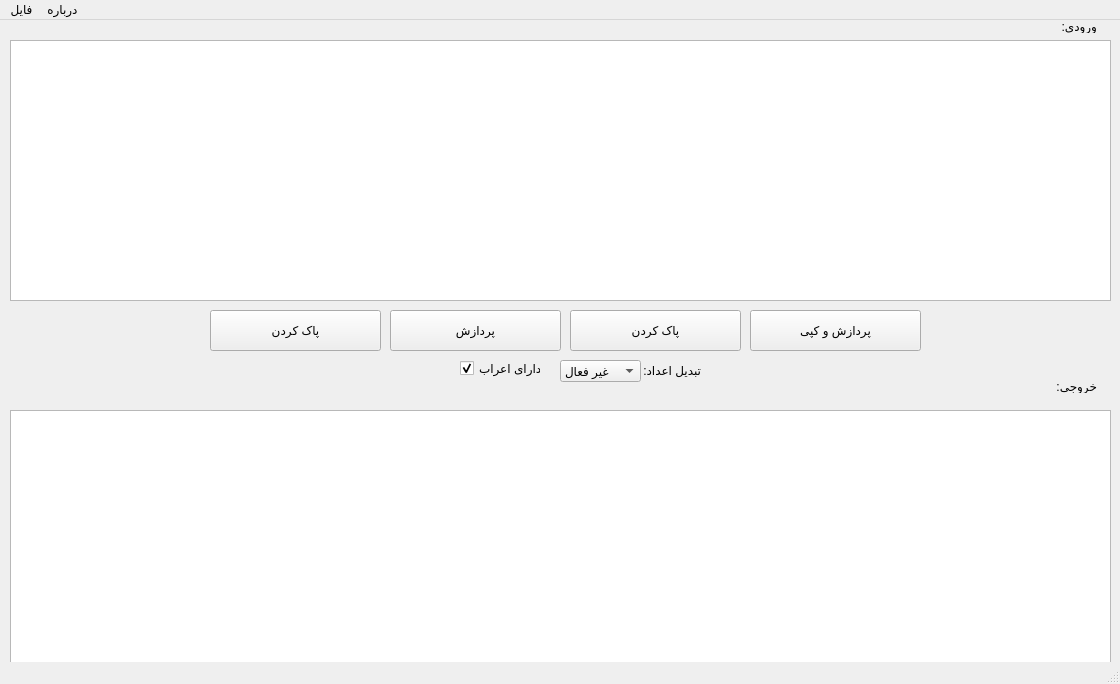
<?xml version="1.0" encoding="UTF-8"?>
<ui version="4.0">
 <class>FarsiNevis</class>
 <widget class="QMainWindow" name="FarsiNevis">
  <property name="geometry">
   <rect>
    <x>0</x>
    <y>0</y>
    <width>1120</width>
    <height>684</height>
   </rect>
  </property>
  <property name="minimumSize">
   <size>
    <width>1120</width>
    <height>684</height>
   </size>
  </property>
  <property name="maximumSize">
   <size>
    <width>1120</width>
    <height>684</height>
   </size>
  </property>
  <property name="windowTitle">
   <string>فارسی‌نویس</string>
  </property>
  <widget class="QWidget" name="centralwidget">
   <widget class="QTextEdit" name="txtInput">
    <property name="geometry">
     <rect>
      <x>10</x>
      <y>20</y>
      <width>1101</width>
      <height>261</height>
     </rect>
    </property>
   </widget>
   <widget class="QTextEdit" name="txtOutput">
    <property name="geometry">
     <rect>
      <x>10</x>
      <y>390</y>
      <width>1101</width>
      <height>261</height>
     </rect>
    </property>
    <property name="textInteractionFlags">
     <set>Qt::TextSelectableByKeyboard|Qt::TextSelectableByMouse</set>
    </property>
   </widget>
   <widget class="QPushButton" name="btnParcopy">
    <property name="geometry">
     <rect>
      <x>750</x>
      <y>290</y>
      <width>171</width>
      <height>41</height>
     </rect>
    </property>
    <property name="autoFillBackground">
     <bool>false</bool>
    </property>
    <property name="styleSheet">
     <string notr="true">setbackgroundcoler:rgb(136, 90, 16)</string>
    </property>
    <property name="text">
     <string>پردازش و کپی</string>
    </property>
   </widget>
   <widget class="QPushButton" name="btnPardazesh">
    <property name="geometry">
     <rect>
      <x>390</x>
      <y>290</y>
      <width>171</width>
      <height>41</height>
     </rect>
    </property>
    <property name="text">
     <string>پردازش</string>
    </property>
   </widget>
   <widget class="QPushButton" name="btnClear">
    <property name="geometry">
     <rect>
      <x>210</x>
      <y>290</y>
      <width>171</width>
      <height>41</height>
     </rect>
    </property>
    <property name="text">
     <string>پاک کردن</string>
    </property>
   </widget>
   <widget class="QCheckBox" name="checkBoxAraab">
    <property name="geometry">
     <rect>
      <x>460</x>
      <y>340</y>
      <width>81</width>
      <height>17</height>
     </rect>
    </property>
    <property name="text">
     <string>دارای اعراب</string>
    </property>
    <property name="checked">
     <bool>true</bool>
    </property>
    <property name="tristate">
     <bool>false</bool>
    </property>
   </widget>
   <widget class="QComboBox" name="comboBoxTabdil">
    <property name="geometry">
     <rect>
      <x>560</x>
      <y>340</y>
      <width>81</width>
      <height>22</height>
     </rect>
    </property>
    <item>
     <property name="text">
      <string>غیر فعال</string>
     </property>
    </item>
    <item>
     <property name="text">
      <string>به فارسی</string>
     </property>
    </item>
    <item>
     <property name="text">
      <string>به عربی</string>
     </property>
    </item>
   </widget>
   <widget class="QLabel" name="lbl1">
    <property name="geometry">
     <rect>
      <x>640</x>
      <y>340</y>
      <width>61</width>
      <height>20</height>
     </rect>
    </property>
    <property name="text">
     <string>تبدیل اعداد:</string>
    </property>
   </widget>
   <widget class="QLabel" name="lblOutput">
    <property name="geometry">
     <rect>
      <x>1050</x>
      <y>360</y>
      <width>47</width>
      <height>13</height>
     </rect>
    </property>
    <property name="text">
     <string>خروجی:</string>
    </property>
   </widget>
   <widget class="QLabel" name="lblInput">
    <property name="geometry">
     <rect>
      <x>1050</x>
      <y>0</y>
      <width>47</width>
      <height>13</height>
     </rect>
    </property>
    <property name="text">
     <string>ورودی:</string>
    </property>
   </widget>
   <widget class="QPushButton" name="btnParOCopy">
    <property name="geometry">
     <rect>
      <x>570</x>
      <y>290</y>
      <width>171</width>
      <height>41</height>
     </rect>
    </property>
    <property name="text">
     <string>پاک کردن</string>
    </property>
   </widget>
  </widget>
  <widget class="QMenuBar" name="menubar">
   <property name="geometry">
    <rect>
     <x>0</x>
     <y>0</y>
     <width>1120</width>
     <height>21</height>
    </rect>
   </property>
   <widget class="QMenu" name="menu">
    <property name="title">
     <string>فایل</string>
    </property>
    <addaction name="acOpen"/>
    <addaction name="acSaveas"/>
   </widget>
   <widget class="QMenu" name="menu_2">
    <property name="title">
     <string>درباره</string>
    </property>
    <addaction name="acTelegram"/>
    <addaction name="acYT"/>
    <addaction name="acGit"/>
   </widget>
   <addaction name="menu"/>
   <addaction name="menu_2"/>
  </widget>
  <widget class="QStatusBar" name="statusbar"/>
  <action name="acOpen">
   <property name="checkable">
    <bool>false</bool>
   </property>
   <property name="text">
    <string>بازکردن txt</string>
   </property>
  </action>
  <action name="acSaveas">
   <property name="text">
    <string>ذخیره txt</string>
   </property>
  </action>
  <action name="acTelegram">
   <property name="text">
    <string>کانال تلگرام</string>
   </property>
  </action>
  <action name="acYT">
   <property name="text">
    <string>کانال یوتیوب</string>
   </property>
  </action>
  <action name="acGit">
   <property name="text">
    <string>صفحه گیت‌هاب</string>
   </property>
  </action>
 </widget>
 <resources/>
 <connections/>
</ui>
